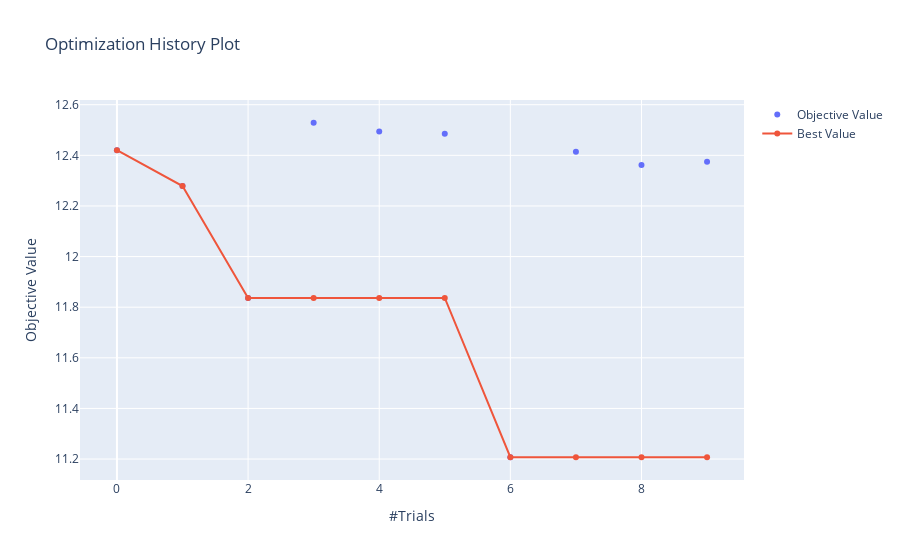

Notebook code for this chart:
### Code cell
optuna.visualization.plot_optimization_history(study)

### Figure 1 — Plotly figure (JSON) as saved in the notebook; plotly's stock layout.template omitted (floating-point values rounded to 4 significant figures)
{"data": [{"mode": "markers", "name": "Objective Value", "type": "scatter", "x": [0, 1, 2, 3, 4, 5, 6, 7, 8, 9], "y": [12.42, 12.28, 11.84, 12.53, 12.49, 12.48, 11.21, 12.41, 12.36, 12.37]}, {"name": "Best Value", "type": "scatter", "x": [0, 1, 2, 3, 4, 5, 6, 7, 8, 9], "y": [12.42, 12.28, 11.84, 11.84, 11.84, 11.84, 11.21, 11.21, 11.21, 11.21]}], "layout": {"title": {"text": "Optimization History Plot"}, "xaxis": {"title": {"text": "#Trials"}}, "yaxis": {"title": {"text": "Objective Value"}}}}
